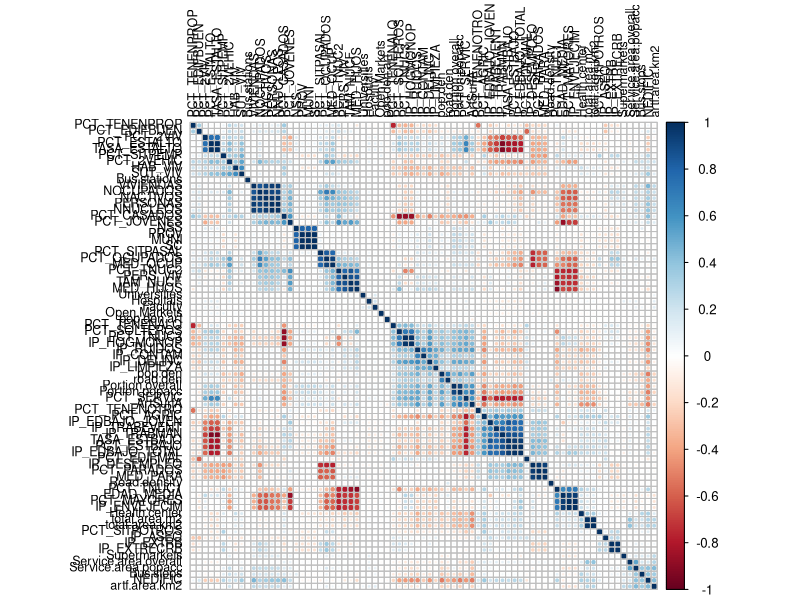
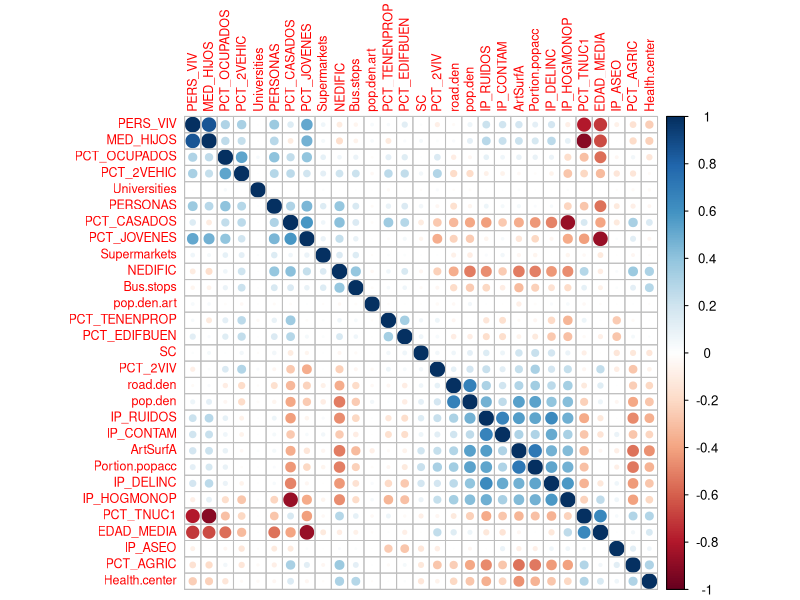
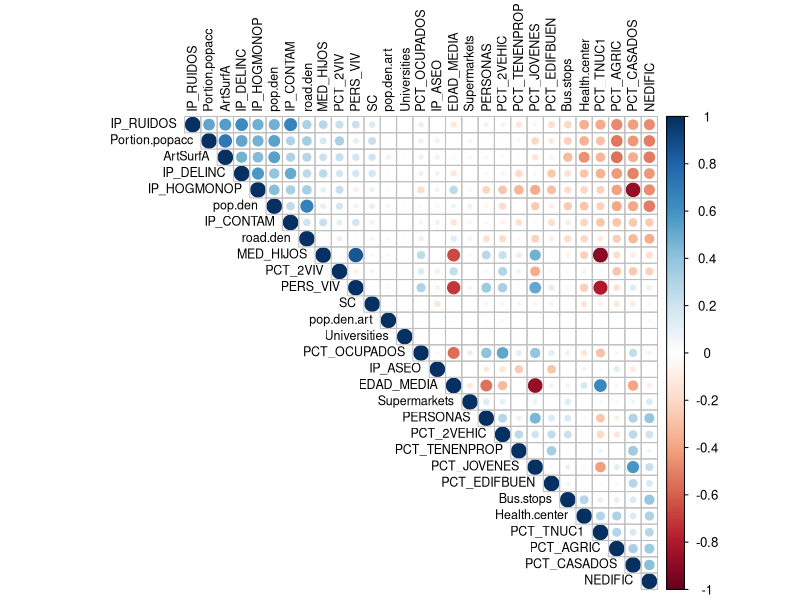
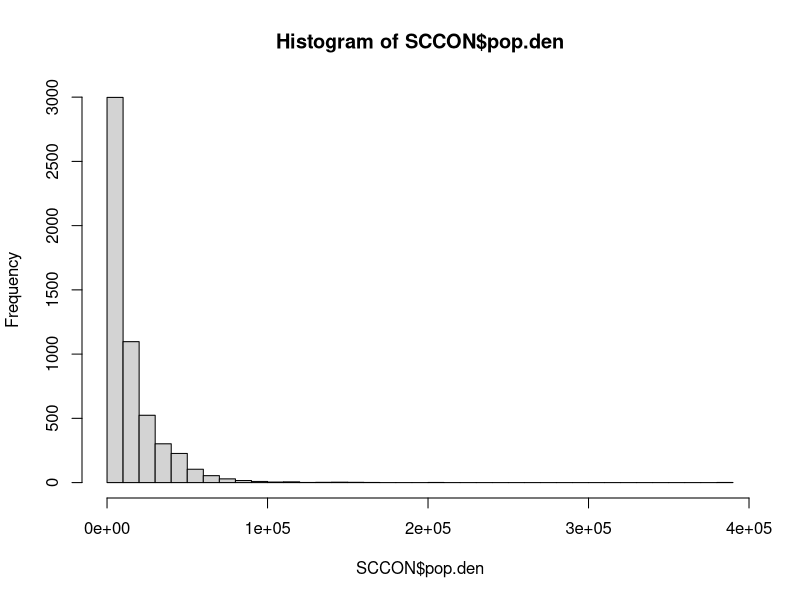
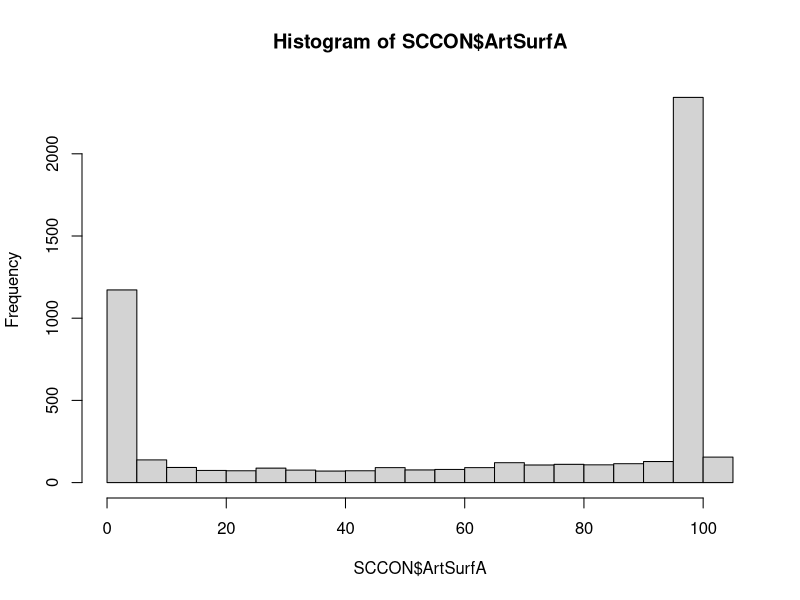
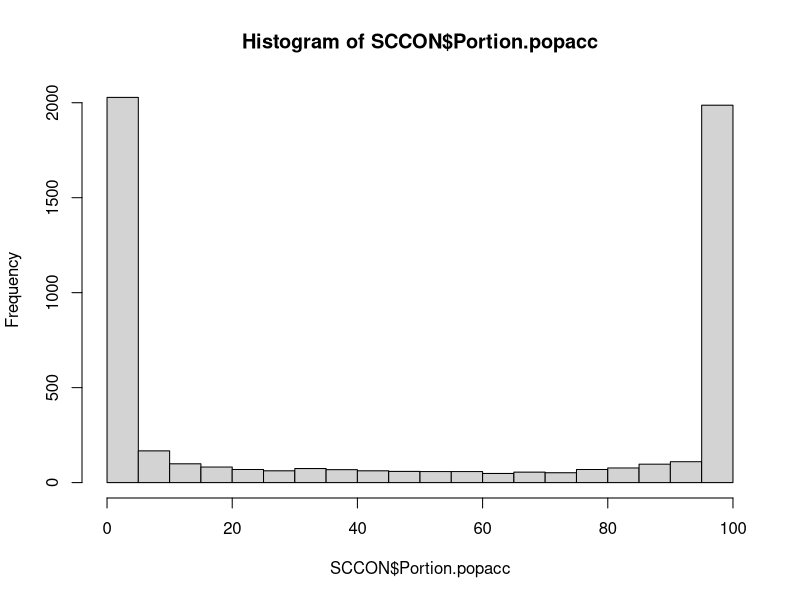
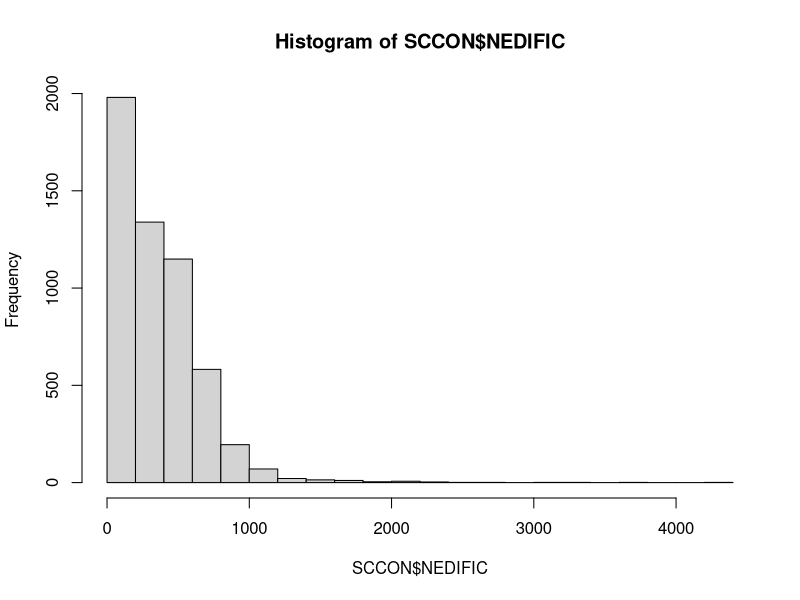
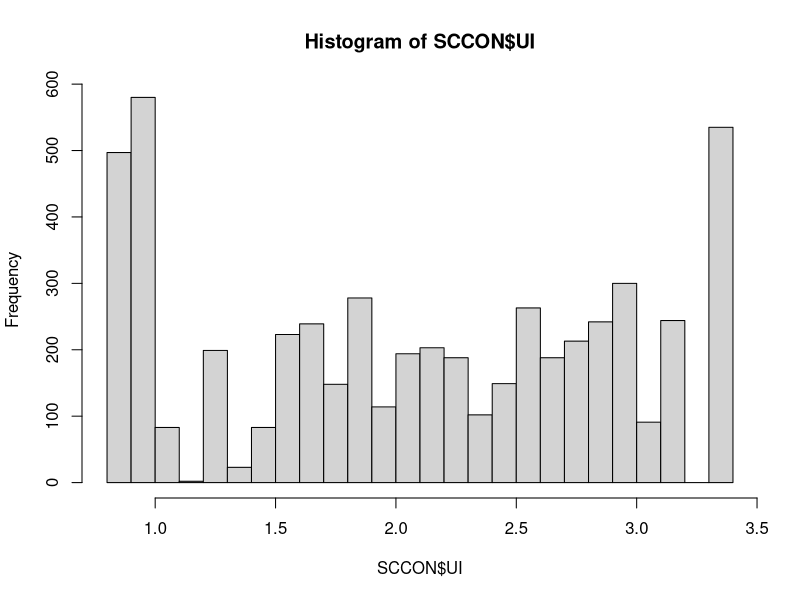

Write R code to recreate these figures, in order.
##### --------------------------------------------------------------------------------------------------- #####
##### A. Creating a data set which combines geographical data with aggregated macrolevel information 
#####    for Census tracts in Andalusia
##### --------------------------------------------------------------------------------------------------- #####
##### B. Generating an urbanicity measure
##### --------------------------------------------------------------------------------------------------- #####

## 0.1 - packages in use
library(corrplot)
library(plyr)
library(dplyr)
library(tidyr)
library(ggplot2)
library("gridExtra")
library(psych)
library(fitdistrplus)

#### 1. Load original data files and combine them by census tract ####

# ------------------------------------ #
# 1. Census Context Information (Rosa)
# ------------------------------------ #

sc2001 <- read.table("data/SC2001_02.txt", header=T, sep = "\t")

# Change the census section - ID (key variable to something easier)
colnames(sc2001)[4] <- "SC"

# ----------------------------- #
# 2. Dariyas landcover data
# ----------------------------- #

sclandc <- read.csv2("data/GeographicalContext2001_recalc2.csv", header = T)

# Change the census section ID (key variable to something easier)
colnames(sclandc)[1] <- "SC"

### This file contains the important variable Artificial surface which will later
### be part of the explanatory set of urbanicity variables
### If the share of artificial surface is 0 this has to be changed to the minimum value

# and the variable name is also not perfect
cbind(names(sclandc)) # it is at the 10th position
colnames(sclandc)[10] <- "ArtSurfA"

 ## Total area needs to be specified to total.area.m2
colnames(sclandc)[12] <- "total.area.m2"

# ----------------------------- #
# 3. Dariyas Service Area data 
# ----------------------------- #

#    = share of total surface in a census tract from where one can reach a hospital within 30 min (tomtom)
scservice <- read.csv2("data/Service Areas.csv", header=T)
colnames(scservice)[1] <- "SC"
 
 ## change some of the long variable names
 colnames(scservice)[3] <- "Service.area.popacc"
 colnames(scservice)[6] <- "Portion.popacc"
 ## Total area to "total.area.km2" -  specifing that the information is in km^2
 colnames(scservice)[4] <- "total.area.km2"

# ---- only 4205 cases with shares of service area (need to be set to zero for the rest of the SCs) - after joining!


#### 2. Combine data sets and generate a data set called SCCON (Section Censal Context information) ####

SCCON <- sc2001 %>% left_join(sclandc,by="SC") %>% left_join(scservice, by="SC")


#### 3. Properties + Data Management for future analysis ####
 
 head(SCCON)
 str(SCCON)    # classes (most integer and numeric)
 
 ## set data for land cover and service area to zero where necessary
 
 # artificial surface - missing values are imputed with the minimum value
   # - to prevent infinite values = or is that too much of an assumption
 
 length(SCCON$ArtSurfA[SCCON$ArtSurfA==0])         ### 402 cases with zeros
 SCCON$ArtSurfA <- ifelse(SCCON$ArtSurfA==0,min(SCCON$ArtSurfA[SCCON$ArtSurfA>0]),SCCON$ArtSurfA)

 # imputing the the missing land coverage values
  # - values are zero but in the read-in process transformed to NAs
 
 SCCON$Service.area.overall <- ifelse(is.na(SCCON$Service.area.overall),0,SCCON$Service.area.overall)
 SCCON$Service.area.popacc <- ifelse(is.na(SCCON$Service.area.popacc),0,SCCON$Service.area.popacc)
 SCCON$Portion.overall <- ifelse(is.na(SCCON$Portion.overall),0,SCCON$Portion.overall)
 SCCON$Portion.popacc <- ifelse(is.na(SCCON$Portion.popacc),0,SCCON$Portion.popacc)
 ## total area in km^2 is missing as well for the cases without service area (conversion 1km^2 = 1000000m^2)
 SCCON$total.area.km2 <- ifelse(is.na(SCCON$total.area.km2),SCCON$total.area.m2/1000000,SCCON$total.area.km2)


#### 4. Save new cobined context data set for later use ####

# saveRDS(SCCON,file="010_SCCONTEXT.RData")

 # rm(sc2001,sclandc,scservice)

 
  
##### -------------------------------------------------------------------------------------------------- #####
##### B.) Preparations of a urbanicity measures
##### -------------------------------------------------------------------------------------------------- ##### 
 
#### 1. Create extra context variables - Population Density + Road Density / km^2
 
 SCCON <- SCCON %>% 
          # Population density
          mutate(pop.den = PERSONAS/total.area.km2) %>%
          # Population density by artificial surface !!!
          mutate(artf.area.km2 = (ArtSurfA*total.area.km2)/100) %>% 
          mutate(pop.den.art = PERSONAS/artf.area.km2) %>%
          # Road density
          mutate(road.den = Road.density/total.area.km2)
 
 
 
 
 #### 2. Check Correlations and identify clusters (latent concept = urban-hood)
 ####    Source: http://rpubs.com/melike/corrplot
 
 cor.df <- cor(SCCON)
 
 ## Identify correlations
 corrplot(cor.df, order = "hclust", tl.col='black', tl.cex=.75)  
 
 ### even if a little bit difficult to see - the "natural" variable related to urbanicty is correlated to a set
 ### of variables, including: contamination, delinquency, artificial surface area, road density, single households
 ### These variables quite probable describe an urban environment. However, they also indicate a particular degree
 ### of deprivation. Thus, for an analysis of mortality these variables might have a strong mediating effect.
 ### The question remains how we can measure a latent concept, when the contributing parts might have a strong impact
 ### on the mortality themselves. Idea for now: Use geographic measures to measure urbanicity and control for more
 ### socio-economic indicators in a multi-level setting.
 
 ### Filtering variables to avoid double measurement (i.e. Occupation and Unemployment Rate)
 ### and at the same time increase visualization
 
 SCCON.cor <- SCCON %>% dplyr::select(SC,PERSONAS,PERS_VIV,PCT_OCUPADOS,PCT_CASADOS,PCT_TENENPROP, PCT_2VIV, PCT_2VEHIC, 
                               PCT_EDIFBUEN, PCT_TNUC1, MED_HIJOS, PCT_JOVENES, EDAD_MEDIA, PCT_AGRIC, IP_DELINC,
                               IP_ASEO, IP_RUIDOS, IP_CONTAM, IP_HOGMONOP, NEDIFIC, Bus.stops, Health.center,
                               Universities, Supermarkets, ArtSurfA, road.den, Portion.popacc, pop.den, pop.den.art)
 
 cor.sccon <- cor(SCCON.cor)
 corrplot(cor.sccon, order = "hclust", tl.cex = .75)
 corrplot(cor.sccon, type="upper", order = "FPC", tl.col = 'black', tl.cex = .75)
 
 # rm(SCCON.cor)
 
 ### Potential urbanicity index contributers (objective variables with no direct connection to mortality)
 
 # A. Population density
  hist(SCCON$pop.den, breaks = 30)
 summary(SCCON$pop.den)
 ### The histogram and the summary statistics are indicating a skewed distribution and a high number of densily
 ### populated aeas (as expected). Need to test for the extreme cases
 
 # Extremos <- SCCON %>% filter(SCCON$pop.den>=50000) %>% select(PROV, MUNI, PERSONAS, PCT_AGRIC, pop.den, total.area.km2)
 # They tend to be extremely small urban areas in Malaga, Granada and Seville (proof!)
 
 # B. Artificial surface area
  hist(SCCON$ArtSurfA, breaks = 30)
 summary(SCCON$ArtSurfA)          # median 87.52
 # concentration at around 0 and 100 (large rural secciones have mainly natural surface, whereas small urban 
 # census tract have a very high share of artificial surface = speaks for a binary classification (?))
 
 hist(SCCON$Portion.popacc, breaks = 30)
 summary(SCCON$Portion.popacc)
 
 # C. Road density
 summary(SCCON$road.den)
 #      Min.  1st Qu.   Median     Mean  3rd Qu.      Max. 
 #      0.00    17.81   188.00   444.40   547.50  25590.00 
 
 # D. Number of buildings - is not necessarily related to population density
 summary(SCCON$NEDIFIC)
 hist(SCCON$NEDIFIC, breaks = 30)
 # similar distribution like the population density
 
 # But correlation test shows a significant and negative correlation
 cor.test(SCCON$NEDIFIC, SCCON$pop.den, method=c("pearson"))
 
 
 #### 3. Select correlated objective urban space variables
 #### -  population density, artificial surface, road density, prop service area
 #### Generating an indicator for urbanicity
      ### steps: 
      ### a) make variables compareable - percentage share (differentiate in classes - rural, predominantly rural, peri-urban, urban)
      ### b) standardize variables
      ### c) run maximum likelihood factor analysis to obtain the weights for the indicator
      ### d) combine the variables with weights in an indicator
      ### e) test the index

  ### a) pipe line for creating the index parts and the standardized factor
SCCON <- SCCON %>% 
          mutate(POPDEN.I = ntile(pop.den,4)) %>% 
          mutate(ARTSURF.I = ntile(ArtSurfA,4)) %>% 
          mutate(ROADDEN.I = ntile(road.den,4)) %>% 
          mutate(SERAREA.I = ntile(Portion.popacc,4)) %>% 
  ### b) in a second step we standardize the indicators
          mutate(POPDEN.I.SD = POPDEN.I - mean(POPDEN.I) / sd(POPDEN.I)) %>% 
          mutate(ARTSURF.I.SD = ARTSURF.I - mean(ARTSURF.I) / sd(ARTSURF.I)) %>% 
          mutate(ROADDEN.I.SD = ROADDEN.I - mean(ROADDEN.I) / sd(ROADDEN.I)) %>%
          mutate(SERAREA.I.SD = SERAREA.I - mean(SERAREA.I) / sd(SERAREA.I))
  
  ### c) Factoranalysis
  ## find latent factors within the selected indicators

  ## soruce: http://www.statmethods.net/advstats/factor.html

  SCCON.fac <- SCCON %>% dplyr::select(POPDEN.I.SD, ARTSURF.I.SD, ROADDEN.I.SD, SERAREA.I.SD)
  
  ## 2.Identify correlations
  CS <- cor(SCCON.fac)
  
  ### Crohnbachs alpha as reliability coefficient (=91%)
  alpha(CS)
  
  
  ## 3. apply explanatory factor analysis
  fit <- factanal(SCCON.fac, 1 , rotation="varimax")
  
  print(fit, digits=2, cutoff=.3, sort=TRUE)
  
  ## Factor explains 71% of the overall variance of the 4 variables
  
  ##               POPDEN.I.SD  ARTSURF.I.SD  ROADDEN.I.SD  SERAREA.I.SD 
  ## Uniquenesses:        0.05          0.33          0.19          0.58 
  ## Loadings:            0.97          0.82          0.90          0.65
  
  
  ### d) Create Urban - Indicator
  
  SCCON <- SCCON %>% mutate(UI = (POPDEN.I*0.97+ARTSURF.I*0.82+ROADDEN.I*0.90+SERAREA.I*0.65)/4)
  
  # and a categorical urbanicity variable - for easier interpretation - by quartiles (for now)
  
  SCCON$UI.cat <- 0
  SCCON$UI.cat[SCCON$UI<=1.24] <- 1
  SCCON$UI.cat[SCCON$UI>1.24 & SCCON$UI<=2.12] <- 2
  SCCON$UI.cat[SCCON$UI>2.12 & SCCON$UI<=2.872] <- 3
  SCCON$UI.cat[SCCON$UI>2.872] <- 4
  SCCON$UI.cat <- as.factor(SCCON$UI.cat)
  
  SCCON$UI.cat <- revalue(SCCON$UI.cat, c("1"="Rural","2"="Predom. Rural", "3"="Peri-Urban", "4"="Urban"))
  
  
  
  ### e) test the urban indicator
  summary(SCCON$UI)
  
  #    Min. 1st Qu.  Median    Mean 3rd Qu.    Max. 
  #   0.835   1.240   2.120   2.087   2.872   3.340 

  # Normalize the values
  
  # Standard Deviation & Mean
  SD <- sd(SCCON$UI)  # 0.8314849
  M <- mean(SCCON$UI) # 2.0872672
  
  SCCON <- SCCON %>% mutate(UI.N = (UI-M)/SD)
  
  
  hist(SCCON$UI, breaks = 30)
  hist(SCCON$UI.N, breaks = 30)
  
  # cumulative distribution
  P = ecdf(SCCON$UI.N) 
  plot(P)
  
  
  
     ### Some transformations - playing around
  
      SCCON <- SCCON %>% mutate(UI.p = UI / max(UI)) %>% 
      # logit transformation
      mutate(UI.logit = log(UI.p)) %>% 
      mutate(UI.exp = exp(UI))
  
      hist(SCCON$UI.logit)
      hist(SCCON$UI.exp)
  
  ## See how the data is distributed! (source: https://goo.gl/zi7lwv )
  x <- SCCON$UI.N
 # x <- SCCON$UI.log
 # x <- SCCON$UI.logit
  descdist(x, discrete = FALSE) ### as observed earlier, the Index is uniformily distributed
  fit.norm <- fitdist(x, "unif")      ## has a the best fit
  plot(fit.norm)
  

  
  
  
  ##### --------------------------------------------------------------------------------------------------- #####
  ##### --------------------------------------------------------------------------------------------------- #####
  ##### --------------------------------------------------------------------------------------------------- #####
  ##### --------------------------------------------------------------------------------------------------- #####
  
  ### Deprivation Index
  ### steps: 
  ### a) select variables (scaled indicators for Delinquency, Noise, Contamination, Cleaness, Unemployment)
  ### b) use standardized variables
  ### c) run maximum likelihood factor analysis to obtain the weights for the indicator
  ### d) combine the variables with weights in an indicator
  ### e) test the index
  
  SCCON.cor.depr <- SCCON %>% dplyr::select(SC,PERS_VIV,PCT_CASADOS, PCT_TENENPROP, PCT_2VIV, PCT_2VEHIC, 
                                       PCT_EDIFMAL, PCT_TNUC1, MED_HIJOS, EDAD_MEDIA, PCT_AGRIC, IP_DELINC,
                                       IP_ASEO, IP_RUIDOS, IP_CONTAM ,IP_LIMPIEZA ,IP_HOGMONOP, IP_EDBAJO_TOTAL,
                                       IP_TRABMAN, NEDIFIC, ArtSurfA, pop.den)
  
  cor.sccon <- cor(SCCON.cor.depr)
  corrplot(cor.sccon, type="upper", order = "FPC", tl.col = 'black', tl.cex = .75)
  
  ### c) Factoranalysis
  
  ## find latent factors within the selected indicators
  
  ## soruce: http://www.statmethods.net/advstats/factor.html
  
  SCCON.fac.2 <- SCCON %>% dplyr::select(PCT_TENENPROP,IP_RUIDOS, IP_CONTAM, IP_LIMPIEZA, IP_DELINC,IP_HOGMONOP) %>% 
    # Tienen prop change for direction
    mutate(PCT_NOPROP = 100-PCT_TENENPROP) %>% dplyr::select(-PCT_TENENPROP) %>% dplyr::select(-PCT_NOPROP)
    
  
  ## 2.Identify correlations
  CS.2 <- cor(SCCON.fac.2)
  ### Crohnbachs alpha as reliability coefficient (=91%)
  alpha(CS.2, check.keys = TRUE)
  
  
  ## 3. apply explanatory factor analysis
  fit <- factanal(SCCON.fac.2, 1 , rotation="varimax")
  
  print(fit, digits=2, cutoff=.3, sort=TRUE)
  
  ### d) Create Deprivation Indicator
  
  SCCON <- SCCON %>% mutate(DI = (IP_RUIDOS*0.85 + IP_CONTAM*0.73 + IP_LIMPIEZA*0.63 + IP_DELINC*0.77 + IP_HOGMONOP*0.58)/5)
  
  ### e) test the urban indicator
  summary(SCCON$DI)
  
  #    Min. 1st Qu.  Median     Mean  3rd Qu.     Max. 
  #  0.406  11.030   17.650   18.090   24.430   59.980  
  
  # Normalize the values
  
  # Standard Deviation & Mean
  SD <- sd(SCCON$DI)  # 9.6884
  M <- mean(SCCON$DI) # 18.0926
  
  SCCON <- SCCON %>% mutate(DI.N = (DI-M)/SD)

  hist(SCCON$DI.N)
  ## See how the data is distributed! (source: https://goo.gl/zi7lwv )
  x <- SCCON$DI.N
  descdist(x, discrete = FALSE)       ## as observed earlier, the Deprivation Index is normaly distributed
  fit.norm <- fitdist(x, "norm")      ## has a the best fit
  plot(fit.norm)
  par(mfrow=c(1,1))
  
###############################################################
###############################################################
##### save data set with UI indicator and transformed variables
###############################################################  

save(SCCON,file='data/015_ContextAndUI.Rdata')
  
